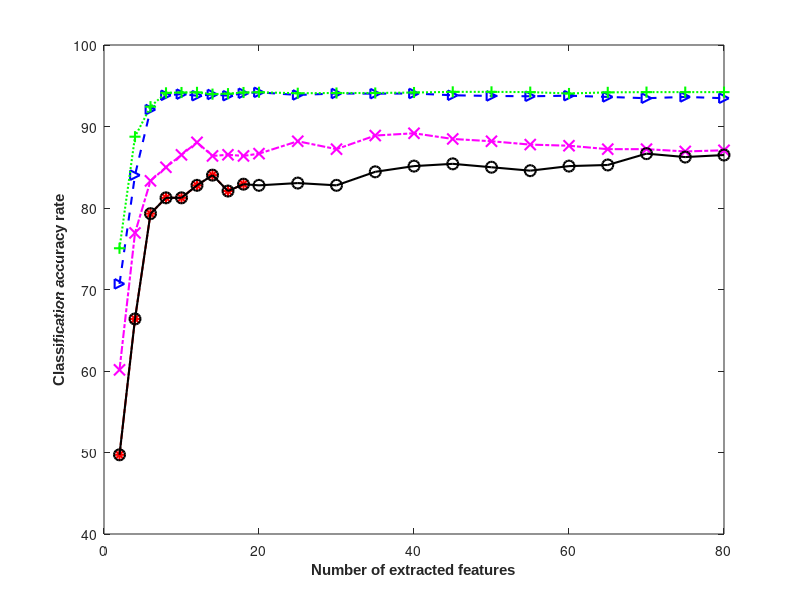

The MATLAB source for this figure: (Note: this script raises an error after producing the figure.)
clear;
clc;
x1=[2,4,6,8,10,12,14,16,18]
x2=[2,4,6,8,10,12,14,16,18,20,25,30,35,40,45,50,55,60,65,70,75,80];


y1=[49.72,66.39,79.31,81.25,81.25,82.78,84.03,82.08,82.92];
y2=[60.14,76.94,83.33,85,86.52,88.06,86.39,86.53,86.39,86.67,88.19,87.22,88.89,89.17,88.47,88.19,87.78,87.64,87.22,87.22,86.94,87.08]

%y20=[60.97,76.25,78.19,81.67,84.03,85,86.39,85.97,85.69,85.56,85.97,84.31,84.03,84.17,84.03,83.47,83.47,83.19,84.17,83.33]
    
y3=[49.72,66.39,79.31,81.25,81.25,82.78,84.03,82.08,82.92,82.78,83.06,82.78,84.44,85.14,85.42,85,84.58,85.14,85.28,86.67,86.25,86.5]


y4=[70.69,84.03,92.08,93.83,93.97,93.78,93.93,93.78,94.08,94.19,93.87,94.05,94.03,94.05,93.83,93.75,93.71,93.78,93.63,93.47,93.63,93.47]
y5=[75.06,88.75,92.43,94.13,94.17,94.19,93.97,94.03,94.17,94.20,94.08,94.11,94.11,94.17,94.25,94.25,94.22,94.05,94.19,94.22,94.22,94.22]
figure(1)
plot(x1,y1,'r*-.','LineWidth',1.5,'markersize',8);
hold on;
plot(x2,y2,'mx-.','LineWidth',1.5,'markersize',8);
% hold on
% plot(x2,y20,'cs--','LineWidth',1.5,'markersize',8);
hold on
plot(x2,y3,'ko-','LineWidth',1.5,'markersize',8);
hold on
plot(x2,y4,'b>--','LineWidth',1.5,'markersize',7);
hold on
plot(x2,y5,'g+:','LineWidth',1.5,'markersize',8);
hold on
% xlabel('Number of extracted features','FontName','Times New Roman');
% ylabel('Classification accuracy rate','FontName','Times New Roman');

xlabel('Number of extracted features','FontName','Arial','FontSize',11,'FontWeight','Bold');
ylabel('Classification accuracy rate','FontName','Arial','FontSize',11,'FontWeight','Bold');

legend('LDA','PCA','GLDA-TRA','BFE','LSBFE',0)
set(gca,'FontName','Arial','FontWeight','Bold')

set(gca,'LineWidth',1.5)

myzoom([0.22,0.18,0.42,0.2],[10,80,93,95])
export_fig COIL_re.eps -painters -transparent
